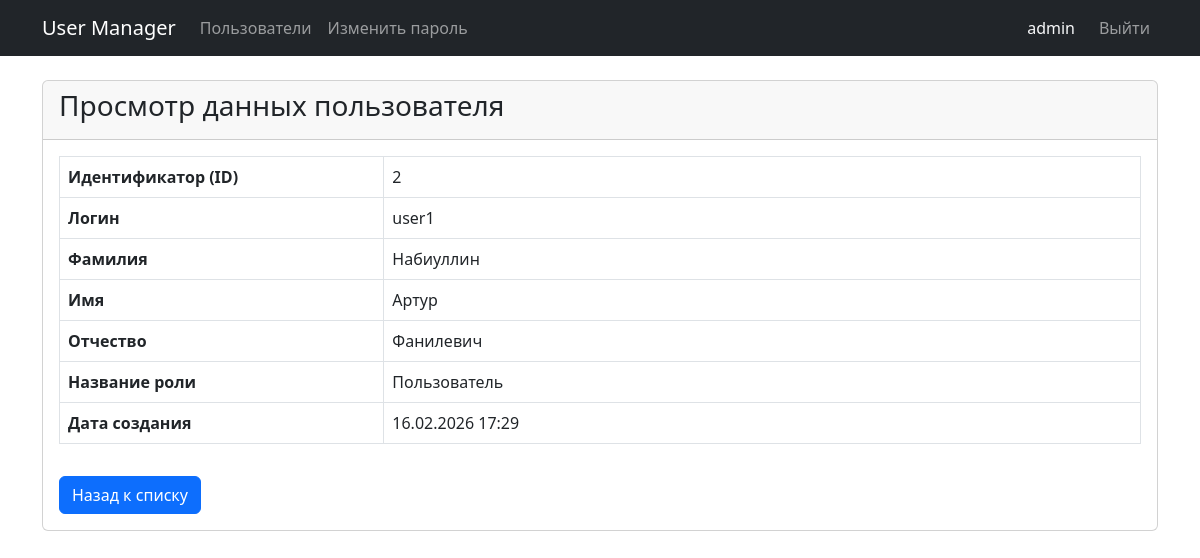
The app's page /users/2 (signed in) with its own data.
### models.py (models this page shows, shortened)
class User(db.Model, UserMixin):
    __tablename__ = 'users'
    id = db.Column(db.Integer, primary_key=True)
    login = db.Column(db.String(50), unique=True, nullable=False)
    password_hash = db.Column(db.String(128), nullable=False)
    last_name = db.Column(db.String(50), nullable=False)
    first_name = db.Column(db.String(50), nullable=False)
    middle_name = db.Column(db.String(50), nullable=True)
    role_id = db.Column(db.Integer, db.ForeignKey('roles.id'), nullable=True)
    created_at = db.Column(db.DateTime, default=datetime.utcnow)

class Role(db.Model):
    __tablename__ = 'roles'
    id = db.Column(db.Integer, primary_key=True)
    name = db.Column(db.String(50), nullable=False)
    description = db.Column(db.Text, nullable=True)
    users = db.relationship('User', backref='role', lazy=True)

### app.py (the view)
@app.route('/users/<int:user_id>')
def user_view(user_id):
    user = User.query.get_or_404(user_id)
    return render_template('user_view.html', user=user)

### app.py (called while the page is built)
@login_manager.user_loader
def load_user(user_id):
    return User.query.get(int(user_id))

### templates/user_view.html
{% extends 'base.html' %}
{% block content %}
<div class="card">
    <div class="card-header">
        <h3>Просмотр данных пользователя</h3>
    </div>
    <div class="card-body">
        <table class="table table-bordered">
            <tr>
                <th style="width: 30%;">Идентификатор (ID)</th>
                <td>{{ user.id }}</td>
            </tr>
            <tr>
                <th>Логин</th>
                <td>{{ user.login }}</td>
            </tr>
            <tr>
                <th>Фамилия</th>
                <td>{{ user.last_name }}</td>
            </tr>
            <tr>
                <th>Имя</th>
                <td>{{ user.first_name }}</td>
            </tr>
            <tr>
                <th>Отчество</th>
                <td>{{ user.middle_name or '-' }}</td>
            </tr>
            <tr>
                <th>Название роли</th>
                <td>{{ user.role.name if user.role else 'Не назначена' }}</td>
            </tr>
            <tr>
                <th>Дата создания</th>
                <td>{{ user.created_at.strftime('%d.%m.%Y %H:%M') }}</td>
            </tr>
        </table>
        <a href="{{ url_for('index') }}" class="btn btn-primary mt-3">Назад к списку</a>
    </div>
</div>
{% endblock %}

### templates/base.html (shortened to what this page needs)
<!doctype html>
<html lang="ru">
  <head>
    <link href="https://cdn.jsdelivr.net/npm/bootstrap@5.3.0/dist/css/bootstrap.min.css" rel="stylesheet">
  </head>
  <body>
    <nav class="navbar navbar-expand-lg navbar-dark bg-dark mb-4">
      <div class="container">
        <a class="navbar-brand" href="{{ url_for('index') }}">User Manager</a>
        <div class="navbar-nav me-auto">
            <a class="nav-link" href="{{ url_for('index') }}">Пользователи</a>
            {% if current_user.is_authenticated %}
                <a class="nav-link" href="{{ url_for('change_password') }}">Изменить пароль</a>
            {% endif %}
        </div>
        <div class="navbar-nav">
            {% if current_user.is_authenticated %}
                <span class="nav-item nav-link disabled text-light me-2">{{ current_user.login }}</span>
                <a class="nav-link" href="{{ url_for('logout') }}">Выйти</a>
            {% else %}
                <a class="nav-link" href="{{ url_for('login') }}">Войти</a>
            {% endif %}
        </div>
      </div>
    </nav>
    <div class="container">
        {% block content %}{% endblock %}
    </div>
  </body>
</html>

### records on screen
User: login "admin"
User: id "2", login "user1", last_name "Набиуллин", first_name "Артур", middle_name "Фанилевич", created_at "16.02.2026 17:29"
Role: role "Пользователь"
